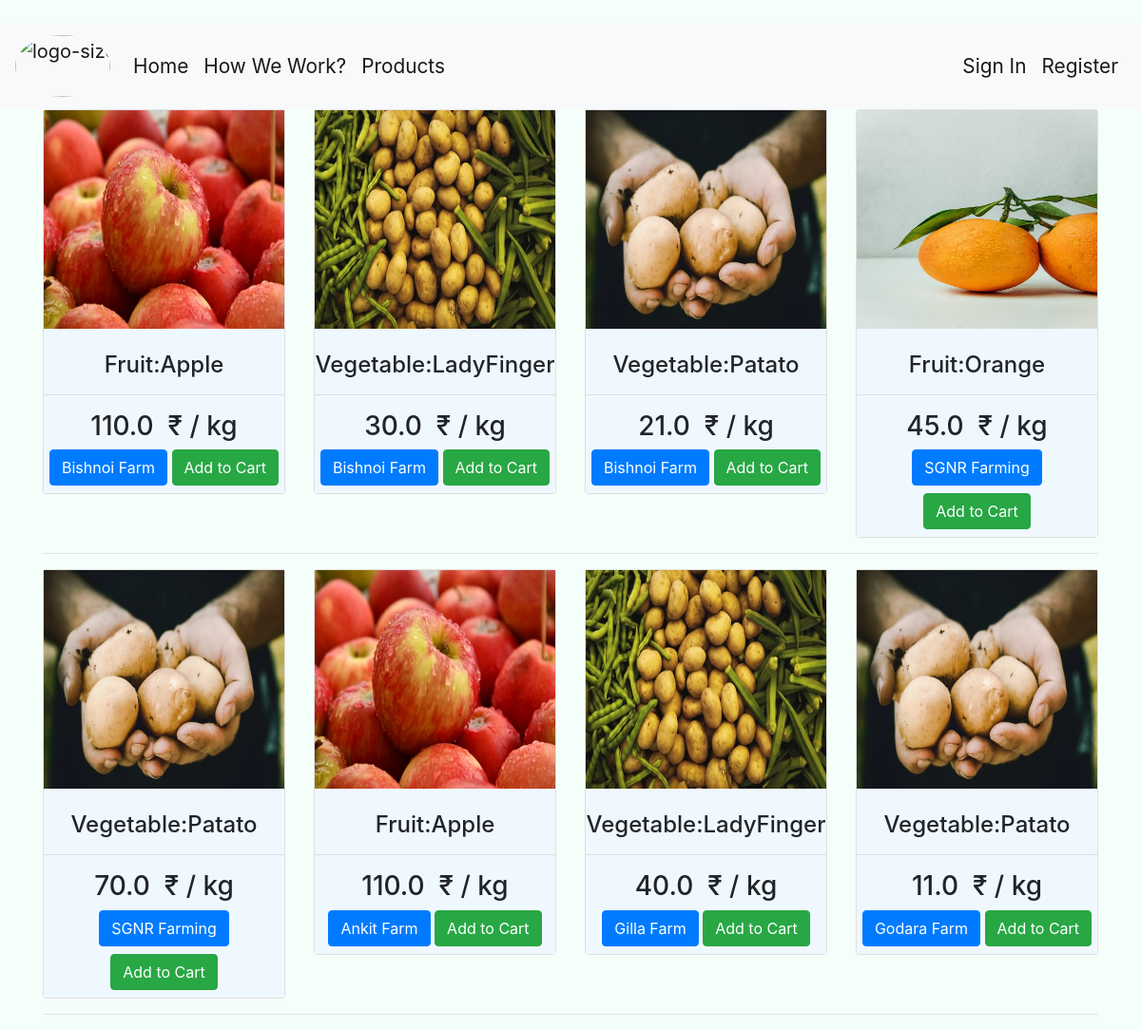
The app's page /product/ with its own data.
### customer/models.py (models this page shows, shortened)
class Product(models.Model):
	price = models.FloatField()
	category = models.CharField(max_length=20,choices=CATEGORY_CHOICES)
	farm = models.ForeignKey(Farm,on_delete=models.CASCADE)
	slug = AutoSlugField(populate_from='farm', unique=True)

class Farm(models.Model):
	farm_name = models.CharField(max_length=15,unique=True,null=False)
	pin_code = models.IntegerField()
	address = models.TextField(max_length=50)

### customer/views.py (the view)
# urls.py: path('product/',ProductView.as_view(),name="product"),
class ProductView(ListView):
	template_name='customer/product-list.html'
	context_object_name = 'product'
	paginate_by = 12
	model=Product

### customer/templatetags/cust_filters.py (called while the page is built)
@register.filter(name='splitcat')
def splitcateogory(category):
	return str(category.split(":")[1])+".jpg"

### customer/templates/customer/product-list.html (shortened to what this page needs)
{% extends "customer/base.html" %}
{%load cust_filters%}
 {% load bootstrap_pagination %}
{% load static %}
{% block content %}
{%load crispy_forms_tags%}
<div class="container">
    {% for products in product%}
    {% if forloop.counter0|divisibleby:4 %}
    <div class="row text-center">
        {%  endif %}
        <div class="col-sm-6 col-md-3  mb-4 mb-md-0" style="cursor: pointer">
            <a href="{% url 'customer:product-detail' products.slug%}" style="text-decoration:none;">
                <div class="card">
                    <img width="100%" height="230px" src="{%static 'customer/'%}{{products.category|splitcat}}" alt="Not available">
            </a>
            <div class="card-content" style="background-color:aliceblue;">
                <br>
                <h4>{{products.category}}</h4>
                <hr>
                <h3>{{ products.price }}&nbsp; &#8377; &#47; kg</h3>
                <button class="btn btn-primary mb-2">{{ products.farm.farm_name }}</button>
                <a href="{% url 'customer:add-to-cart' products.slug%}"><button class="btn btn-success mb-2">Add to Cart</button></a>
                <br>
            </div>
        </div>
    </div>
    {%  if forloop.counter|divisibleby:4 or forloop.last %}
<hr>{%  endif %}
    {%  endfor %}
{% endblock content%}

### customer/templates/customer/base.html (shortened to what this page needs)
﻿<!doctype html>
<html lang="en">
<head>
  <link rel="stylesheet" href="https://use.fontawesome.com/releases/v5.13.1/css/all.css">
  <link rel="stylesheet" href="https://stackpath.bootstrapcdn.com/bootstrap/4.5.0/css/bootstrap.min.css">
</head>
<body>
  <nav class="navbar navbar-expand-lg navbar-light bg-light" style="font-size:130%;">
    <a class="navbar-brand " href="{% url 'customer:home' %}"><img class="rounded-circle" width="100px" height="65px" src="https://i.ibb.co/6sr26Q2/f12f2a11-f31c-483e-a875-9fd29614876b-200x200.png" alt="logo-size-invert" border="0"></a>
    <div class="collapse navbar-collapse" id="navbarSupportedContent">
        <ul class="navbar-nav mr-auto">
            <li class="nav-item active">
                <a class="nav-link" href="{% url 'customer:home' %}">Home <span class="sr-only">(current)</span></a>
            </li>
            <li class="nav-item active">
                <a class="nav-link" href="{% url 'customer:working' %}">How We Work? </a>
            </li>
            <li class="nav-item active">
                <a class="nav-link" href="{% url 'customer:product' %}">Products </a>
            </li>
        </ul>
      <ul class="navbar-nav ml-auto">
        {% if user.is_authenticated %}
        <li class="nav-item active ">
              <a class="nav-link" href="{% url 'customer:cart' %}">Cart <span class="sr-only">(current)</span></a>
        </li>
        <li class="nav-item active ">
          <p class="username"style="font-size:117%;">Hello {{user.username}}</p>
        </li>
        <li class="nav-item active ">
          <a class="nav-link" href="{% url 'customer:logout'%}">Logout <span class="sr-only">(current)</span></a>
        </li>
        {%else%}
        <li class="nav-item active ">
          <a class="nav-link" href="{% url 'customer:log-in' %}">Sign In <span class="sr-only">(current)</span></a>
        </li>
        <li class="nav-item active">
          <a class="nav-link" href="{% url 'customer:register'%}">Register <span class="sr-only">(current)</span></a>
        </li>
        {%endif%}
      </ul>
    </div>
  </nav>
  {% block content %}
  {% endblock %}
</body>
</html>

### customer/templates/customer/product-list.html (style rules this page uses)
body { background-color: mintcream; }

### records on screen
Product: category "Fruit:Apple", price "110.0", farm.farm_name "Bishnoi Farm"
Product: category "Vegetable:LadyFinger", price "30.0", farm.farm_name "Bishnoi Farm"
Product: category "Vegetable:Patato", price "21.0", farm.farm_name "Bishnoi Farm"
Product: shows a picture, category "Fruit:Orange", price "45.0", farm.farm_name "SGNR Farming"
Product: category "Vegetable:Patato", price "70.0", farm.farm_name "SGNR Farming"
Product: category "Fruit:Apple", price "110.0", farm.farm_name "Ankit Farm"
Product: category "Vegetable:LadyFinger", price "40.0", farm.farm_name "Gilla Farm"
Product: category "Vegetable:Patato", price "11.0", farm.farm_name "Godara Farm"
